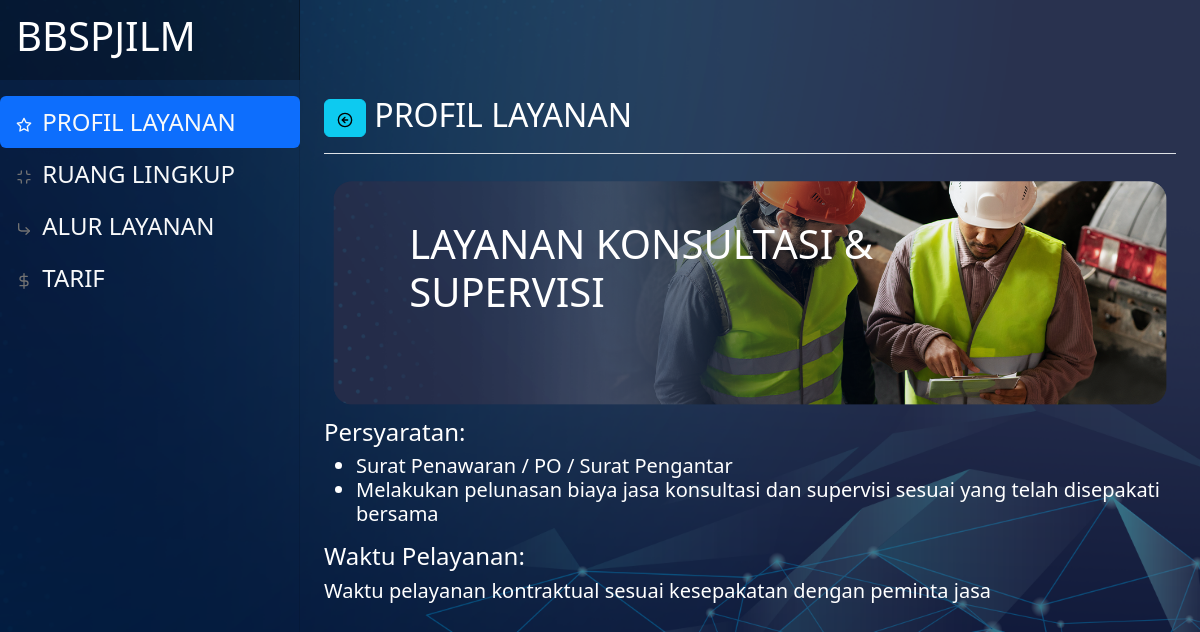
Screenshot of /index.php/konsultasi/profil with the database file from the repository.
### tables this page shows
CREATE TABLE `tbl_devmenu` (
  `id` int(11) NOT NULL,
  `afiliasi` varchar(63) NOT NULL,
  `nama` varchar(63) NOT NULL,
  `icon` varchar(63) NOT NULL,
  `link` varchar(127) NOT NULL,
  `nourut` int(15) NOT NULL,
  `status` varchar(15) NOT NULL
);

### application/views/partial.php (called while the page is built, shortened)
<?php $this->load->view('_partial/header'); ?>
<?php $this->load->view($subview); ?>

### application/controllers/Konsultasi.php (called while the page is built, shortened)
<?php
class Konsultasi extends CI_Controller
{
    public function __construct()
    {
        $this->load->model(['Dashboard_mod']);
    }
    public function profil()
    {
        $data['judul'] = "PROFIL LAYANAN";
        $data['getmenu'] = $this->Dashboard_mod->getAllData('tbl_devmenu', ['tbl_devmenu.status' => '1', 'tbl_devmenu.afiliasi' => 'konsultasi'])->result_array();
        $data['menuid'] = '61';
        $data['subview'] = "konsultasi/profil";
        $this->load->view('partial', $data);
    }
}

### index.php (called while the page is built, shortened)
<?php
require_once BASEPATH.'core/CodeIgniter.php';

### application/models/Dashboard_mod.php (called while the page is built)
<?php
class Dashboard_mod extends CI_model
{
    public function getAllData($table, $where = null)
    {
        $this->db->from($table);
        if (isset($where)) {
            $this->db->where($where);
        }
        if ($table === "tbl_devmenu") {
            $this->db->order_by('tbl_devmenu.nourut', 'ASC');
        } else {
            $this->db->order_by('id', 'asc');
        }
        return $this->db->get();
    }
}

### application/views/konsultasi/profil.php (the view, shortened to what this page needs)
<div class="d-flex justify-content-between flex-wrap flex-md-nowrap align-items-center pt-3 pb-2 mb-3 border-bottom">
    <h1 class="h2"><a href="<?= base_url('dashboard/menulayanan') ?>" class="btn btn-info"><i data-feather="arrow-left-circle"></i></a> <?= $judul ?></h1>
</div>
<div class="position-relative">
    <img src="<?= base_url('assets/img/bgkonsultasi.png') ?>" class="img-fluid" alt="">
    <div class="position-absolute" style="top: 20%; left: 10%; color: white;">
        <h1>LAYANAN KONSULTASI & <br>SUPERVISI</h1>
    </div>
</div>
<h4>Persyaratan:</h4>
<h5>
    <ul>
        <li>Surat Penawaran / PO / Surat Pengantar</li>
        <li>Melakukan pelunasan biaya jasa konsultasi dan supervisi sesuai yang telah disepakati bersama</li>
    </ul>
</h5>
<h4>Waktu Pelayanan:</h4>
<h5>
    Waktu pelayanan kontraktual sesuai kesepakatan dengan peminta jasa</h5>

### application/views/_partial/header.php (shortened to what this page needs)
<!doctype html>
<html lang="en">
<head>
    <link href="<?= base_url('') ?>assets/dist/css/bootstrap.min.css" rel="stylesheet">
    <link href="<?= base_url('') ?>assets/DataTables/datatables.min.css" rel="stylesheet">
    <link href="<?= base_url('') ?>/assets/css/dashboard.css" rel="stylesheet">
</head>
<body class="text-white">
    <header class="navbar navbar-dark sticky-top flex-md-nowrap p-0">
        <a class="navbar-brand col-md-3 col-lg-3 me-10 px-3 fs-6" href="<?= base_url('dashboard/menuutama') ?>">
            <h1>BBSPJILM</h1>
        </a>
    </header>
    <div class="container-fluid text-white">
        <div class="row">
            <nav id="sidebarMenu" class="col-md-3 col-lg-3 d-md-block sidebar collapse">
                <div class="position-sticky pt-5 sidebar-sticky ">
                    <ul class="nav nav-pills d-flex flex-column justify-content-evenly align-text-center mb-auto ">
                        <?php foreach ($getmenu as $row) : ?>
                            <li class="nav-item">
                                <a href="<?= base_url($row['link']) ?>" class="nav-link fs-4 text-light <?= ($row['id'] == $menuid) ? "active" : "" ?>" aria-current="page">
                                    <i data-feather="<?= $row['icon'] ?>"></i>
                                    <?= $row['nama'] ?>
                                </a>
                            </li>
                        <?php endforeach; ?>
                    </ul>
                </div>
            </nav>
            <main class="col-md-9 ms-sm-auto col px-md-4">

### assets/css/dashboard.css (style rules this page uses)
body { font-size: .875rem; }
.feather { width: 16px; height: 16px; }
.sidebar { position: fixed; top: 0; bottom: 0; left: 0; z-index: 100; padding: 48px 0 0; box-shadow: inset -1px 0 0 rgba(0, 0, 0, .1); }
.sidebar-sticky { height: calc(100vh - 48px); overflow-x: hidden; overflow-y: auto; }
.sidebar .nav-link { font-weight: 500; color: #333; }
.sidebar .nav-link .feather { margin-right: 4px; color: #727272; }
.sidebar .nav-link.active { color: #2470dc; }
.sidebar .nav-link:hover .feather, .sidebar .nav-link.active .feather { color: inherit; }
.navbar-brand { padding-top: .75rem; padding-bottom: .75rem; background-color: rgba(0, 0, 0, .25); box-shadow: inset -1px 0 0 rgba(0, 0, 0, .25); }

### rows the page displays
tbl_devmenu: nama "PROFIL LAYANAN"
tbl_devmenu: nama "RUANG LINGKUP"
tbl_devmenu: nama "ALUR LAYANAN"
tbl_devmenu: nama "TARIF"
